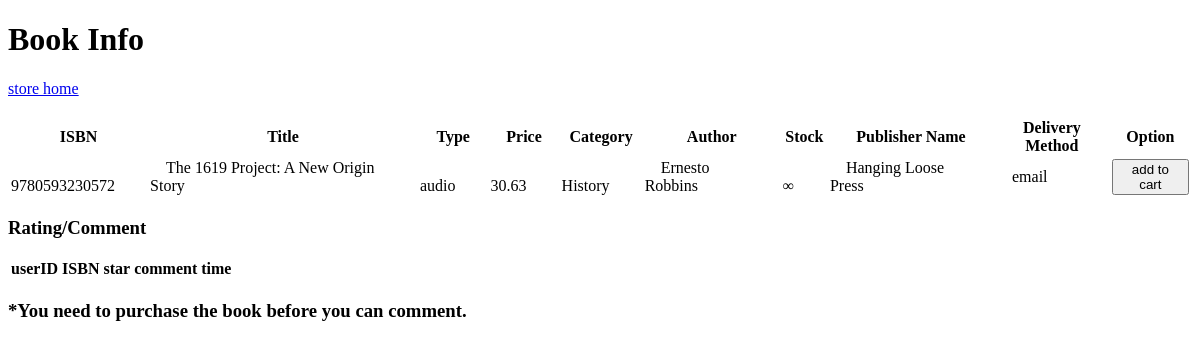
Before: /book.php?book=9780593230572 with the older database file.
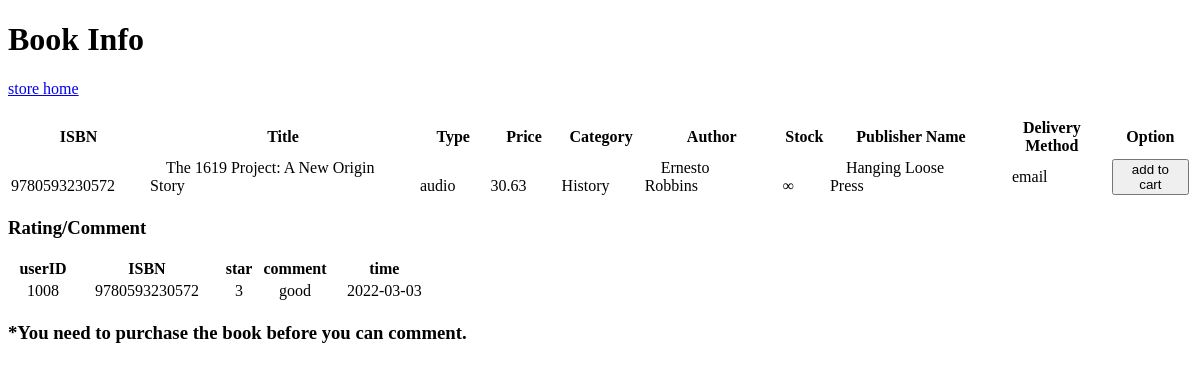
After: the same page with the newer database file.
### tables this page shows
create table Books (
  ISBN char(13) primary key,
  title varchar(50),
  type varchar(10),
  price real,
  Category varchar(20),
  in_stock int,
  pName varchar(20),
  method varchar(10),

  constraint foreign key (pName) references Publisher(name),
  constraint foreign key (method) references Delivery(method)
);

create table Customers (
  userID int NOT NULL AUTO_INCREMENT primary key,
  password varchar(20),
  name varchar(30),
  email varchar(40) unique,
  phone char(10),
  address varchar(50)
);

create table Rating (
  `Number` int NOT NULL AUTO_INCREMENT unique,
  userID int,
  ISBN char(13),
  star int,
  comment varchar(200),
  time Date,
  primary key (userID,  ISBN),

  constraint foreign key (userID) references Customers(userID)
);

### book.php (the view, shortened to what this page needs)
<!DOCTYPE html>
<html lang="en" dir="ltr">
  <head>
  </head>
  <body>
    <h1>Book Info</h1>
    <a href="store.php">store home</a>
    <br><br>
    <?php
     $mydb = new mysqli('localhost', 'root', '', 'bookstore');
     $query = "SELECT books.ISBN, title, type, price, Category, in_stock, pName, method, name
               FROM books, `write`, customers
               WHERE books.ISBN = `write`.ISBN AND customers.userID = `write`.userID
               AND books.ISBN = ?";
     $stmt = $mydb->prepare($query);
     $stmt->bind_param('s', $_GET['book']);
     $stmt->execute();
     $result = $stmt->get_result();
     if(mysqli_num_rows($result) == 0) {
       echo "<h3>Error</h3>";
       exit();
     } else {
       echo "<table>
       <thead>
       <tr>
       <th>ISBN</th>
       <th>Title</th>
       <th>Type</th>
       <th>Price</th>
       <th>Category</th>
       <th>Author</th>
       <th>Stock</th>
       <th>Publisher Name</th>
       <th>Delivery Method</th>
       <th>Option</th>
       </tr>
       </thead>";
       echo "<tbody>";
       while ($row = mysqli_fetch_array($result, MYSQLI_ASSOC)) {
         echo '<form action="cart.php" method="post">';
         echo "<tr>";
         echo "<td>&emsp;".$row['ISBN']."&emsp;</td>";
         echo "<td>&emsp;".$row['title']."&emsp;</td>";
         echo "<td>&emsp;".$row['type']."&emsp;</td>";
         echo "<td>&emsp;".$row['price']."&emsp;</td>";
         echo "<td>&emsp;".$row['Category']."&emsp;</td>";
         echo "<td>&emsp;".$row['name']."&emsp;</td>";
         if ($row['in_stock'] >= 0) {
           echo "<td>&emsp;".$row['in_stock']."&emsp;</td>";
         } else {
           echo "<td>&emsp;&infin;&emsp;</td>";
         }
         echo "<td>&emsp;".$row['pName']."&emsp;</td>";
         echo "<td>&emsp;".$row['method']."&emsp;</td>";
         echo "<td>";
         echo '<button type="submit" name="ISBN" value="' .$row['ISBN']. '">add to cart</button>';
         echo '</td>';
         echo "</tr>";
         echo '</form>';
       }
       echo "</tbody></table>";
     }
    ?>
    <h3>Rating/Comment</h3>
    <?php
      $query = "SELECT * FROM Rating WHERE ISBN = ?;";
      $stmt = $mydb->prepare($query);
      $stmt->bind_param("s", $_GET['book']);
      $stmt->execute();
      $result = $stmt->get_result();
      echo "<table>
        <thead>
          <tr>
            <th>userID</th>
            <th>ISBN</th>
            <th>star</th>
            <th>comment</th>
            <th>time</th>
          </tr>
        </thead>";
      while ($row = mysqli_fetch_array($result, MYSQLI_ASSOC)) {
        echo "<tr>";
        echo "<td>&emsp;".$row['userID']."&emsp;</td>";
        echo "<td>&emsp;".$row['ISBN']."&emsp;</td>";
        echo "<td>&emsp;".$row['star']."&emsp;</td>";
        echo "<td>&emsp;".$row['comment']."&emsp;</td>";
        echo "<td>&emsp;".$row['time']."&emsp;</td>";
        echo "</tr>";
      }
      echo "</tbody></table>";
      $query = "SELECT * FROM inorder, `order`
                WHERE inorder.orderNumber = `order`.Number and `order`.status = 'finished'
                 AND userID = ? AND ISBN = ?;";
      $stmt = $mydb->prepare($query);
      $stmt->bind_param('is', $_SESSION['id'], $_GET['book']);
      $stmt->execute();
      $result = $stmt->get_result();
      if(mysqli_num_rows($result) == 0) {
        echo '<h3>*You need to purchase the book before you can comment.</h3>';
        exit();
      }
     ?>

Changed rows visible on the page:
added rating: userID "1008", ISBN "9780593230572", star "3", comment "good", time "2022-03-03"
